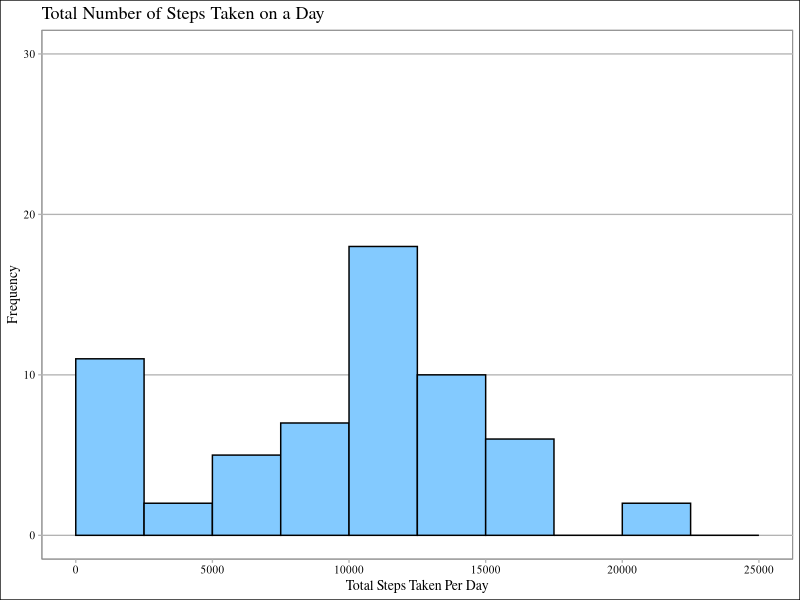
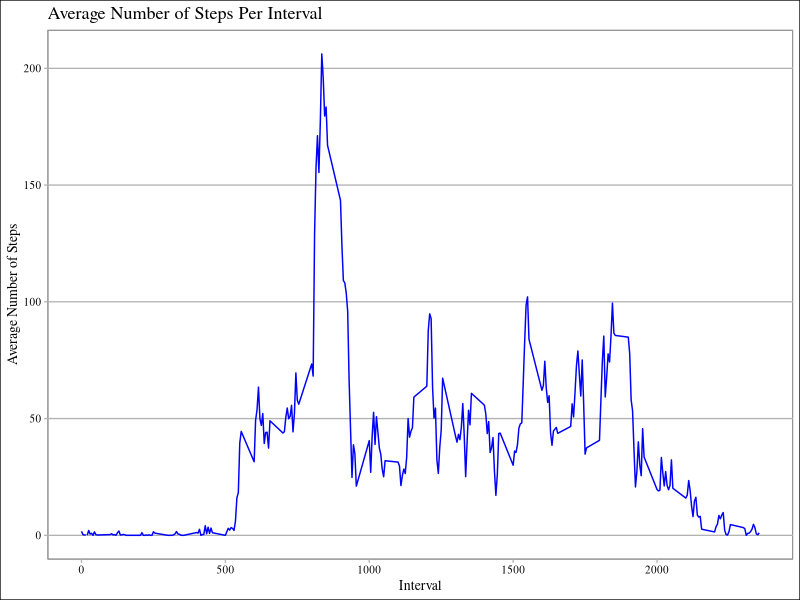
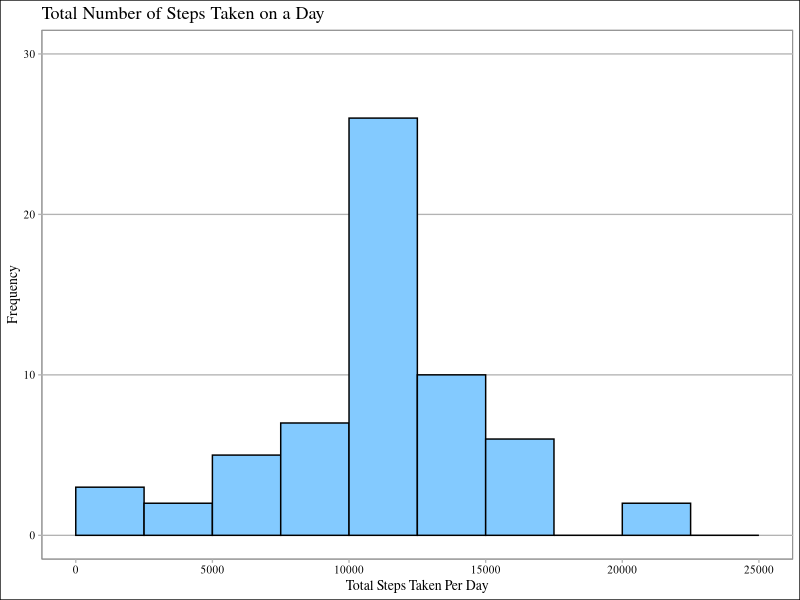
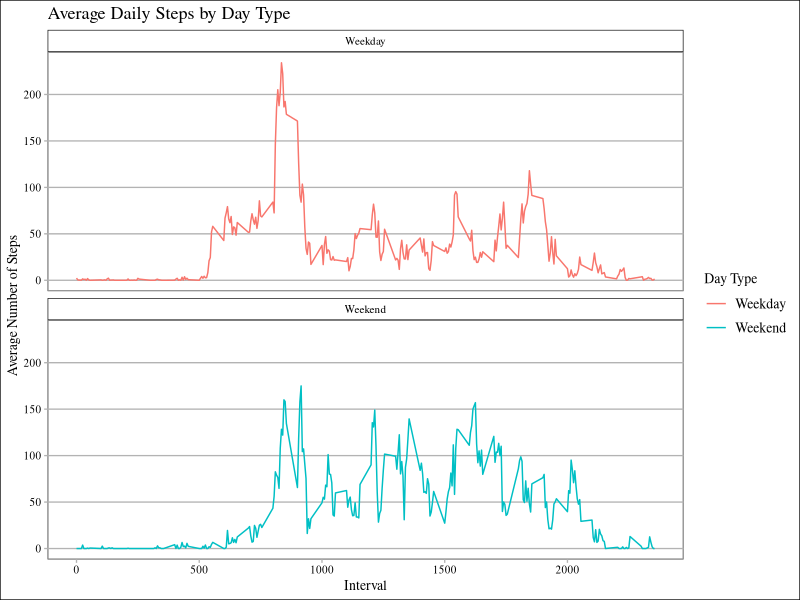

R code for these plots, in order:
## ---- chunk 1
knitr::opts_chunk$set(echo = TRUE, warning = FALSE, fig.width = 10, fig.height = 5,
                      fig.keep = 'all' ,fig.path = 'figures\ ', dev = 'png')
## ---- chunk 2
# Loading packages
library(ggplot2)
library(ggthemes)

# Unzipping the file and reading it
path = getwd()
unzip("repdata_data_activity.zip", exdir = path)

activity <- read.csv("activity.csv")

# Setting date format to help get the weekdays of the dates
activity$date <- as.POSIXct(activity$date, "%Y%m%d")

# Getting the days of all the dates on the dataset
day <- weekdays(activity$date)

# Combining the dataset with the weekday of the dates
activity <- cbind(activity, day)

# Viewing the processed data
summary(activity)
## ---- chunk 3
# Calculating total steps taken on a day
activityTotalSteps <- with(activity, aggregate(steps, by = list(date), sum, na.rm = TRUE))
# Changing col names
names(activityTotalSteps) <- c("Date", "Steps")

# Converting the data set into a data frame to be able to use ggplot2
totalStepsdf <- data.frame(activityTotalSteps)

# Plotting a histogram using ggplot2
g <- ggplot(totalStepsdf, aes(x = Steps)) + 
  geom_histogram(breaks = seq(0, 25000, by = 2500), fill = "#83CAFF", col = "black") + 
  ylim(0, 30) + 
  xlab("Total Steps Taken Per Day") + 
  ylab("Frequency") + 
  ggtitle("Total Number of Steps Taken on a Day") + 
  theme_calc(base_family = "serif")

print(g)
## ---- chunk 4
mean(activityTotalSteps$Steps)

## ---- chunk 5
median(activityTotalSteps$Steps)

## ---- chunk 6
# Calculating the average number of steps taken, averaged across all days by 5-min intervals.
averageDailyActivity <- aggregate(activity$steps, by = list(activity$interval), 
                                  FUN = mean, na.rm = TRUE)
# Changing col names
names(averageDailyActivity) <- c("Interval", "Mean")

# Converting the data set into a dataframe
averageActivitydf <- data.frame(averageDailyActivity)

# Plotting on ggplot2
da <- ggplot(averageActivitydf, mapping = aes(Interval, Mean)) + 
  geom_line(col = "blue") +
  xlab("Interval") + 
  ylab("Average Number of Steps") + 
  ggtitle("Average Number of Steps Per Interval") +
  theme_calc(base_family = "serif")
  
print(da)
## ---- chunk 7
averageDailyActivity[which.max(averageDailyActivity$Mean), ]$Interval

## ---- chunk 8
sum(is.na(activity$steps))

## ---- chunk 9
# Matching the mean of daily activity with the missing values
imputedSteps <- averageDailyActivity$Mean[match(activity$interval, averageDailyActivity$Interval)]
## ---- chunk 10
# Transforming steps in activity if they were missing values with the filled values from above.
activityImputed <- transform(activity, 
                             steps = ifelse(is.na(activity$steps), yes = imputedSteps, no = activity$steps))

# Forming the new dataset with the imputed missing values.
totalActivityImputed <- aggregate(steps ~ date, activityImputed, sum)

# Changing col names
names(totalActivityImputed) <- c("date", "dailySteps")
## ---- chunk 11
sum(is.na(totalActivityImputed$dailySteps))

## ---- chunk 12
# Converting the data set into a data frame to be able to use ggplot2
totalImputedStepsdf <- data.frame(totalActivityImputed)

# Plotting a histogram using ggplot2
p <- ggplot(totalImputedStepsdf, aes(x = dailySteps)) + 
  geom_histogram(breaks = seq(0, 25000, by = 2500), fill = "#83CAFF", col = "black") + 
  ylim(0, 30) + 
  xlab("Total Steps Taken Per Day") + 
  ylab("Frequency") + 
  ggtitle("Total Number of Steps Taken on a Day") + 
  theme_calc(base_family = "serif")

print(p)
## ---- chunk 13
mean(totalActivityImputed$dailySteps)

## ---- chunk 14
median(totalActivityImputed$dailySteps)

## ---- chunk 15
# Updating format of the dates
activity$date <- as.Date(strptime(activity$date, format="%Y-%m-%d"))

# Creating a function that distinguises weekdays from weekends
activity$dayType <- sapply(activity$date, function(x) {
  if(weekdays(x) == "Saturday" | weekdays(x) == "Sunday")
  {y <- "Weekend"}
  else {y <- "Weekday"}
  y
})
## ---- chunk 16
# Creating the data set that will be plotted
activityByDay <-  aggregate(steps ~ interval + dayType, activity, mean, na.rm = TRUE)

# Plotting using ggplot2
dayPlot <-  ggplot(activityByDay, aes(x = interval , y = steps, color = dayType)) + 
  geom_line() + ggtitle("Average Daily Steps by Day Type") + 
  xlab("Interval") + 
  ylab("Average Number of Steps") +
  facet_wrap(~dayType, ncol = 1, nrow=2) +
  scale_color_discrete(name = "Day Type") +
  theme_calc(base_family = "serif")

print(dayPlot) 
